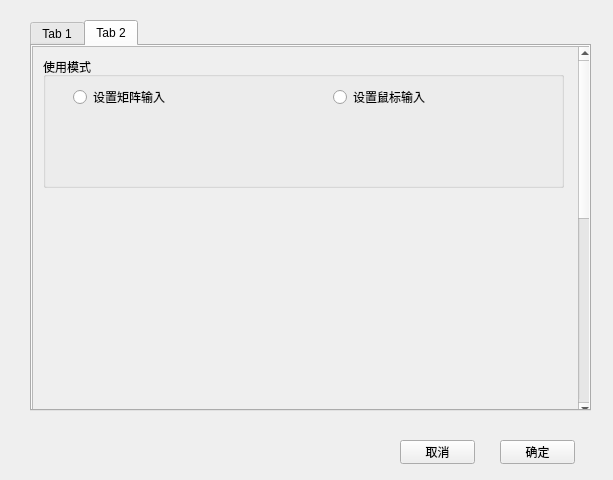
<?xml version="1.0" encoding="UTF-8"?>
<ui version="4.0">
 <class>SettingWidget</class>
 <widget class="QWidget" name="SettingWidget">
  <property name="geometry">
   <rect>
    <x>0</x>
    <y>0</y>
    <width>613</width>
    <height>480</height>
   </rect>
  </property>
  <property name="windowTitle">
   <string>Form</string>
  </property>
  <widget class="QTabWidget" name="tabWidget">
   <property name="geometry">
    <rect>
     <x>30</x>
     <y>20</y>
     <width>561</width>
     <height>391</height>
    </rect>
   </property>
   <property name="currentIndex">
    <number>1</number>
   </property>
   <widget class="QWidget" name="tabSetPix">
    <attribute name="title">
     <string>Tab 1</string>
    </attribute>
    <widget class="QScrollArea" name="scrollArea">
     <property name="geometry">
      <rect>
       <x>0</x>
       <y>0</y>
       <width>561</width>
       <height>401</height>
      </rect>
     </property>
     <property name="widgetResizable">
      <bool>true</bool>
     </property>
     <widget class="QWidget" name="scrollAreaWidgetContents_2">
      <property name="geometry">
       <rect>
        <x>0</x>
        <y>-401</y>
        <width>542</width>
        <height>800</height>
       </rect>
      </property>
      <property name="minimumSize">
       <size>
        <width>0</width>
        <height>800</height>
       </size>
      </property>
      <widget class="QGroupBox" name="groupBox">
       <property name="geometry">
        <rect>
         <x>10</x>
         <y>10</y>
         <width>521</width>
         <height>381</height>
        </rect>
       </property>
       <property name="title">
        <string>点设置</string>
       </property>
       <widget class="QLabel" name="label">
        <property name="geometry">
         <rect>
          <x>20</x>
          <y>30</y>
          <width>53</width>
          <height>16</height>
         </rect>
        </property>
        <property name="text">
         <string>点的大小</string>
        </property>
       </widget>
       <widget class="QLineEdit" name="linePixSize">
        <property name="geometry">
         <rect>
          <x>30</x>
          <y>60</y>
          <width>481</width>
          <height>21</height>
         </rect>
        </property>
       </widget>
       <widget class="QLabel" name="label_2">
        <property name="geometry">
         <rect>
          <x>20</x>
          <y>100</y>
          <width>81</width>
          <height>16</height>
         </rect>
        </property>
        <property name="text">
         <string>点的背景颜色</string>
        </property>
       </widget>
       <widget class="QLabel" name="labelColorPix">
        <property name="geometry">
         <rect>
          <x>40</x>
          <y>130</y>
          <width>53</width>
          <height>16</height>
         </rect>
        </property>
        <property name="text">
         <string>点的颜色</string>
        </property>
       </widget>
       <widget class="QPushButton" name="pbPixColorGet">
        <property name="geometry">
         <rect>
          <x>370</x>
          <y>130</y>
          <width>75</width>
          <height>24</height>
         </rect>
        </property>
        <property name="text">
         <string>获取颜色</string>
        </property>
       </widget>
      </widget>
      <widget class="QGroupBox" name="groupBox_2">
       <property name="geometry">
        <rect>
         <x>10</x>
         <y>410</y>
         <width>521</width>
         <height>371</height>
        </rect>
       </property>
       <property name="title">
        <string>边设置</string>
       </property>
       <widget class="QLabel" name="label_3">
        <property name="geometry">
         <rect>
          <x>20</x>
          <y>30</y>
          <width>53</width>
          <height>16</height>
         </rect>
        </property>
        <property name="text">
         <string>边的粗细</string>
        </property>
       </widget>
       <widget class="QLineEdit" name="lineEdgeWidth">
        <property name="geometry">
         <rect>
          <x>30</x>
          <y>60</y>
          <width>481</width>
          <height>21</height>
         </rect>
        </property>
       </widget>
       <widget class="QLabel" name="label_4">
        <property name="geometry">
         <rect>
          <x>20</x>
          <y>100</y>
          <width>53</width>
          <height>16</height>
         </rect>
        </property>
        <property name="text">
         <string>边的颜色</string>
        </property>
       </widget>
       <widget class="QLabel" name="labelColorLine">
        <property name="geometry">
         <rect>
          <x>30</x>
          <y>130</y>
          <width>53</width>
          <height>16</height>
         </rect>
        </property>
        <property name="text">
         <string>边的颜色</string>
        </property>
       </widget>
       <widget class="QPushButton" name="pbEdgeColorGet">
        <property name="geometry">
         <rect>
          <x>400</x>
          <y>130</y>
          <width>75</width>
          <height>24</height>
         </rect>
        </property>
        <property name="text">
         <string>获取颜色</string>
        </property>
       </widget>
      </widget>
     </widget>
    </widget>
   </widget>
   <widget class="QWidget" name="tabSetdis">
    <attribute name="title">
     <string>Tab 2</string>
    </attribute>
    <widget class="QScrollArea" name="scrollArea_2">
     <property name="geometry">
      <rect>
       <x>0</x>
       <y>0</y>
       <width>561</width>
       <height>371</height>
      </rect>
     </property>
     <property name="widgetResizable">
      <bool>true</bool>
     </property>
     <widget class="QWidget" name="scrollAreaWidgetContents">
      <property name="geometry">
       <rect>
        <x>0</x>
        <y>-431</y>
        <width>542</width>
        <height>800</height>
       </rect>
      </property>
      <property name="minimumSize">
       <size>
        <width>0</width>
        <height>800</height>
       </size>
      </property>
      <widget class="QGroupBox" name="groupBox_3">
       <property name="geometry">
        <rect>
         <x>10</x>
         <y>10</y>
         <width>521</width>
         <height>131</height>
        </rect>
       </property>
       <property name="title">
        <string>使用模式</string>
       </property>
       <widget class="QRadioButton" name="rbSetMatrix">
        <property name="geometry">
         <rect>
          <x>30</x>
          <y>30</y>
          <width>95</width>
          <height>20</height>
         </rect>
        </property>
        <property name="text">
         <string>设置矩阵输入</string>
        </property>
       </widget>
       <widget class="QRadioButton" name="rbSetClick">
        <property name="geometry">
         <rect>
          <x>290</x>
          <y>30</y>
          <width>95</width>
          <height>20</height>
         </rect>
        </property>
        <property name="text">
         <string>设置鼠标输入</string>
        </property>
       </widget>
      </widget>
     </widget>
    </widget>
   </widget>
  </widget>
  <widget class="QPushButton" name="pbOK">
   <property name="geometry">
    <rect>
     <x>500</x>
     <y>440</y>
     <width>75</width>
     <height>24</height>
    </rect>
   </property>
   <property name="text">
    <string>确定</string>
   </property>
  </widget>
  <widget class="QPushButton" name="pbCancel">
   <property name="geometry">
    <rect>
     <x>400</x>
     <y>440</y>
     <width>75</width>
     <height>24</height>
    </rect>
   </property>
   <property name="text">
    <string>取消</string>
   </property>
  </widget>
 </widget>
 <resources/>
 <connections/>
</ui>
